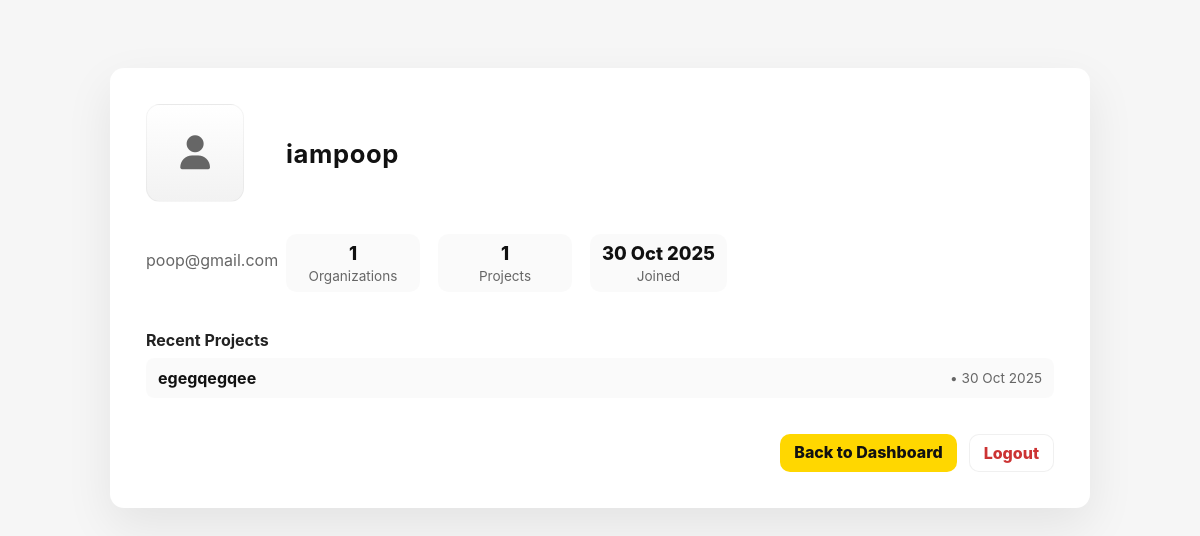
The page /profile.php (signed in) on the database as committed earlier.
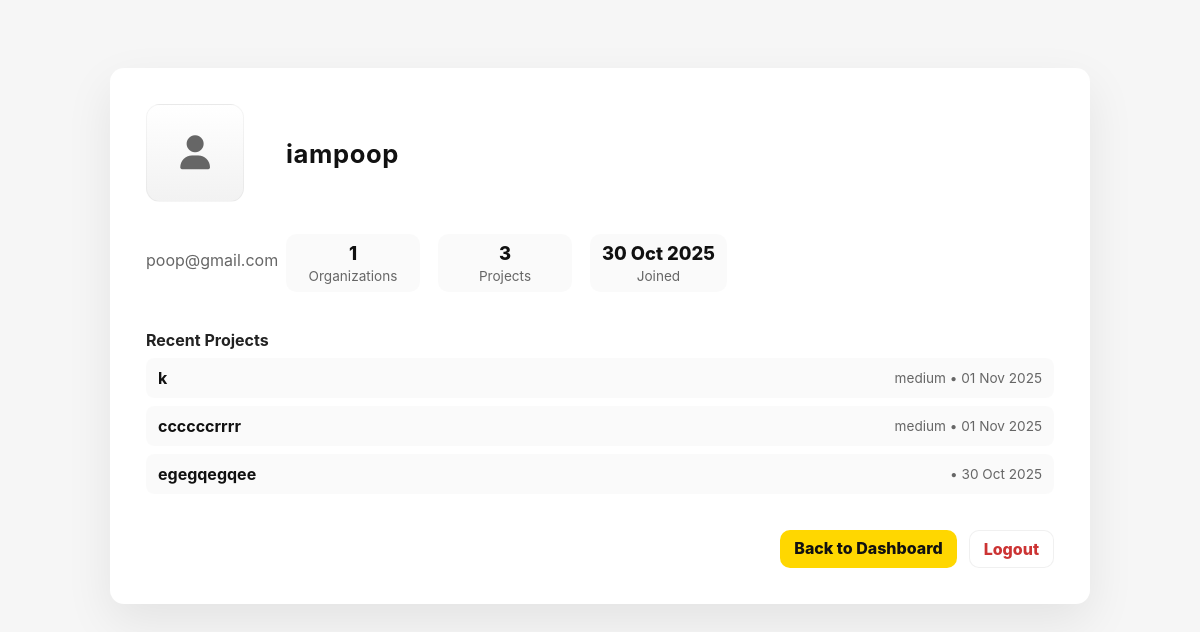
The same page on the database as committed later.
### tables this page shows
CREATE TABLE `project` (
  `project_id` int(10) UNSIGNED NOT NULL,
  `name` varchar(150) NOT NULL,
  `description` varchar(500) DEFAULT NULL,
  `status` enum('planned','active','completed','archived') DEFAULT 'planned',
  `created_time` datetime DEFAULT current_timestamp(),
  `updated_time` datetime DEFAULT current_timestamp() ON UPDATE current_timestamp(),
  `due_date` date DEFAULT NULL,
  `completion_date` date DEFAULT NULL,
  `priority` enum('low','medium','high') DEFAULT 'medium',
  `visibility` enum('private','public') DEFAULT 'private',
  `user_id` int(10) UNSIGNED DEFAULT NULL,
  `organization_id` int(10) UNSIGNED DEFAULT NULL
);

### profile.php (the view, shortened to what this page needs)
<?php
require_once 'conn.php';
$user_id = intval($_SESSION['user_id']);
$ustmt = mysqli_prepare($dbConn, "SELECT user_id, user_name, email_address, created_time, last_login FROM user_account WHERE user_id = ? LIMIT 1");
mysqli_stmt_bind_param($ustmt, 'i', $user_id);
mysqli_stmt_execute($ustmt);
$ures = mysqli_stmt_get_result($ustmt);
$user = $ures && mysqli_num_rows($ures) ? mysqli_fetch_assoc($ures) : null;
$ostmt = mysqli_prepare($dbConn, "SELECT COUNT(DISTINCT organization_id) AS org_count FROM organization_user WHERE user_id = ?");
mysqli_stmt_bind_param($ostmt, 'i', $user_id);
mysqli_stmt_execute($ostmt);
$oRes = mysqli_stmt_get_result($ostmt);
$orgCount = ($oRes && $r = mysqli_fetch_assoc($oRes)) ? intval($r['org_count']) : 0;
$pstmt = mysqli_prepare($dbConn, "SELECT COUNT(*) AS project_count FROM project WHERE user_id = ?");
mysqli_stmt_bind_param($pstmt, 'i', $user_id);
mysqli_stmt_execute($pstmt);
$pRes = mysqli_stmt_get_result($pstmt);
$projectCount = ($pRes && $r2 = mysqli_fetch_assoc($pRes)) ? intval($r2['project_count']) : 0;
$listStmt = mysqli_prepare($dbConn, "SELECT project_id, name, priority, created_time FROM project WHERE user_id = ? ORDER BY created_time DESC LIMIT 8");
mysqli_stmt_bind_param($listStmt, 'i', $user_id);
mysqli_stmt_execute($listStmt);
$listRes = mysqli_stmt_get_result($listStmt);
$projects = [];
if ($listRes) while ($row = mysqli_fetch_assoc($listRes)) $projects[] = $row;
?>
<!doctype html>
<html lang="en">
<head>
  <link rel="stylesheet" href="profile.css">
  <link href="https://cdnjs.cloudflare.com/ajax/libs/font-awesome/6.5.0/css/all.min.css" rel="stylesheet">
</head>
<body>
  <main class="profile-wrap">
    <section class="profile-card">
      <div class="avatar" aria-hidden="true">
        <i class="fa fa-user"></i>
      </div>
      <h1 class="name"><?php echo $user ? htmlspecialchars($user['user_name']) : 'Unknown User'; ?></h1>
      <p class="email"><?php echo $user ? htmlspecialchars($user['email_address']) : ''; ?></p>
      <div class="stats">
        <div class="stat">
          <div class="num"><?php echo $orgCount; ?></div>
          <div class="label">Organizations</div>
        </div>
        <div class="stat">
          <div class="num"><?php echo $projectCount; ?></div>
          <div class="label">Projects</div>
        </div>
        <div class="stat">
          <div class="num"><?php echo $user ? htmlspecialchars(date('d M Y', strtotime($user['created_time'] ?? date('Y-m-d')))) : '-'; ?></div>
          <div class="label">Joined</div>
        </div>
      </div>
      <div class="section">
        <h3>Recent Projects</h3>
        <ul class="proj-list">
          <?php if (count($projects) === 0): ?>
            <li class="empty">No projects yet.</li>
          <?php else: foreach ($projects as $pr): ?>
            <li>
              <a href="personalhive.php?project_id=<?php echo (int)$pr['project_id']; ?>" class="proj-link"><?php echo htmlspecialchars($pr['name']); ?></a>
              <span class="proj-meta"><?php echo htmlspecialchars($pr['priority']); ?> • <?php echo htmlspecialchars(date('d M Y', strtotime($pr['created_time']))); ?></span>
            </li>
          <?php endforeach; endif; ?>
        </ul>
      </div>
      <div class="actions">
        <a class="btn" href="personal.php">Back to Dashboard</a>
        <a class="btn muted" href="login.php">Logout</a>
      </div>
    </section>
  </main>
</body>
</html>

Rows that differ between the two databases and show on the page:
added project: name "k", priority "medium", created_time "01 Nov 2025"
added project: name "ccccccrrrr", priority "medium", created_time "01 Nov 2025"
Other text that changed with them:
$projectCount: "1" → "3"
